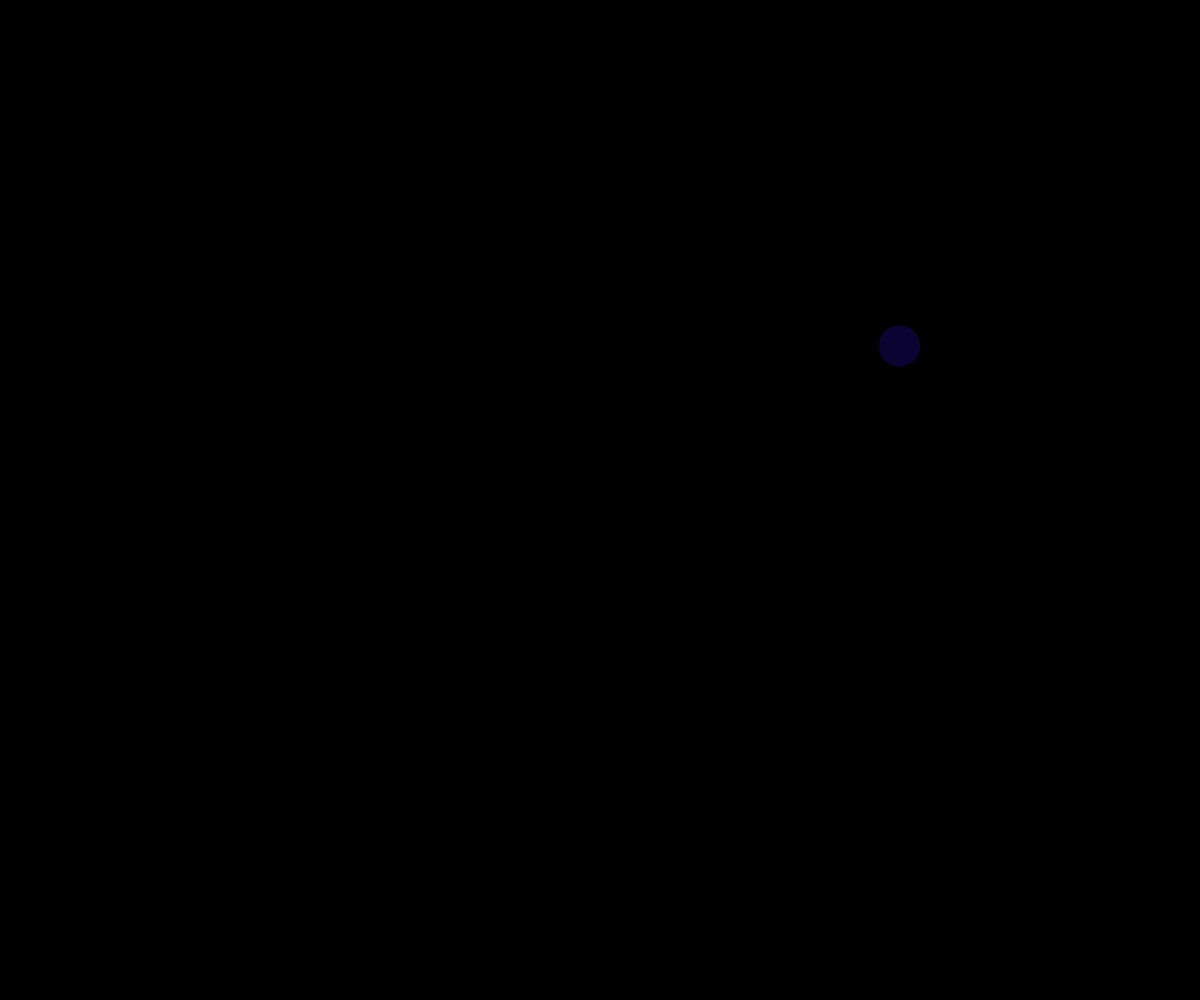
Frame 1 (no input)
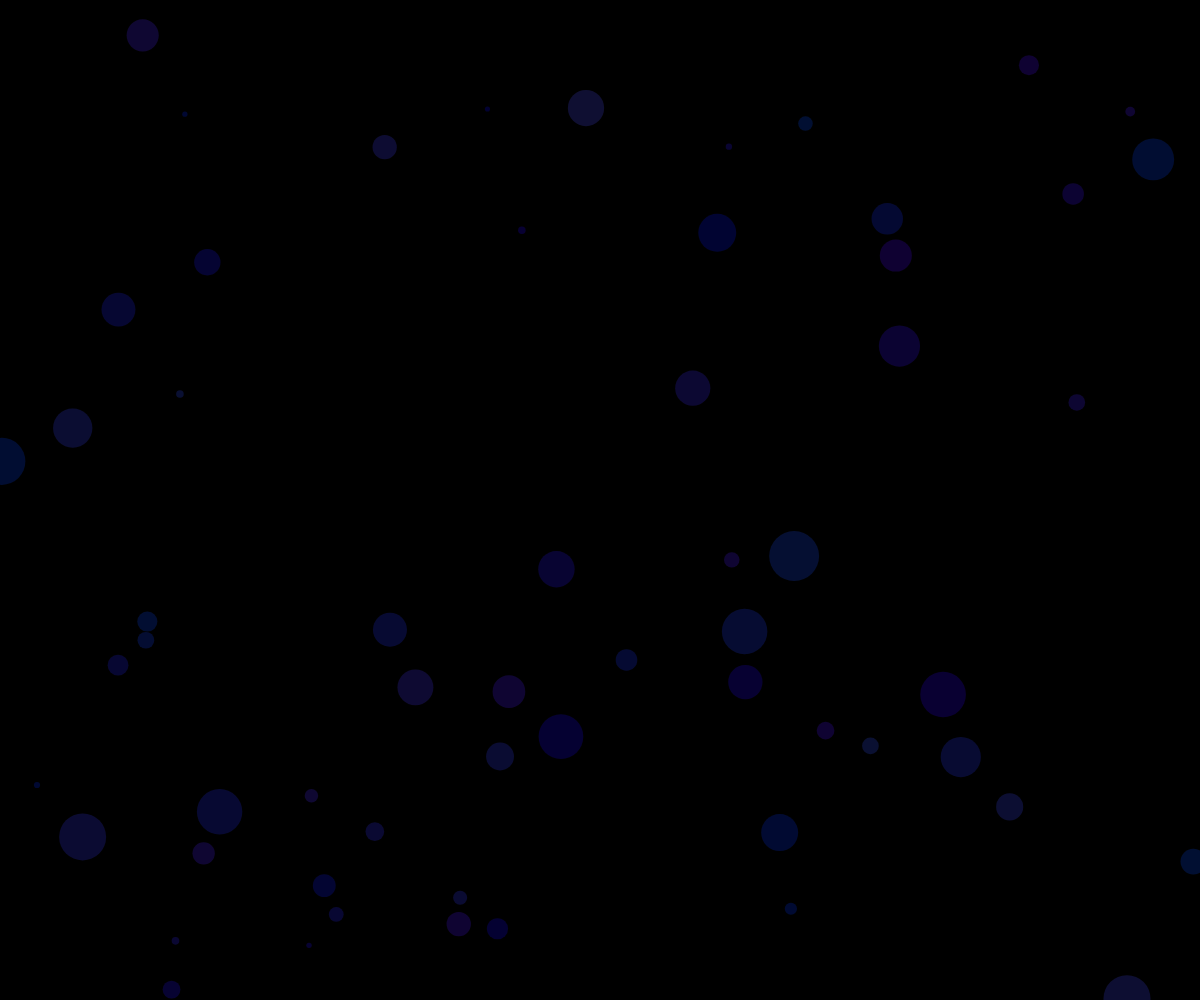
Frame 60 (no input)
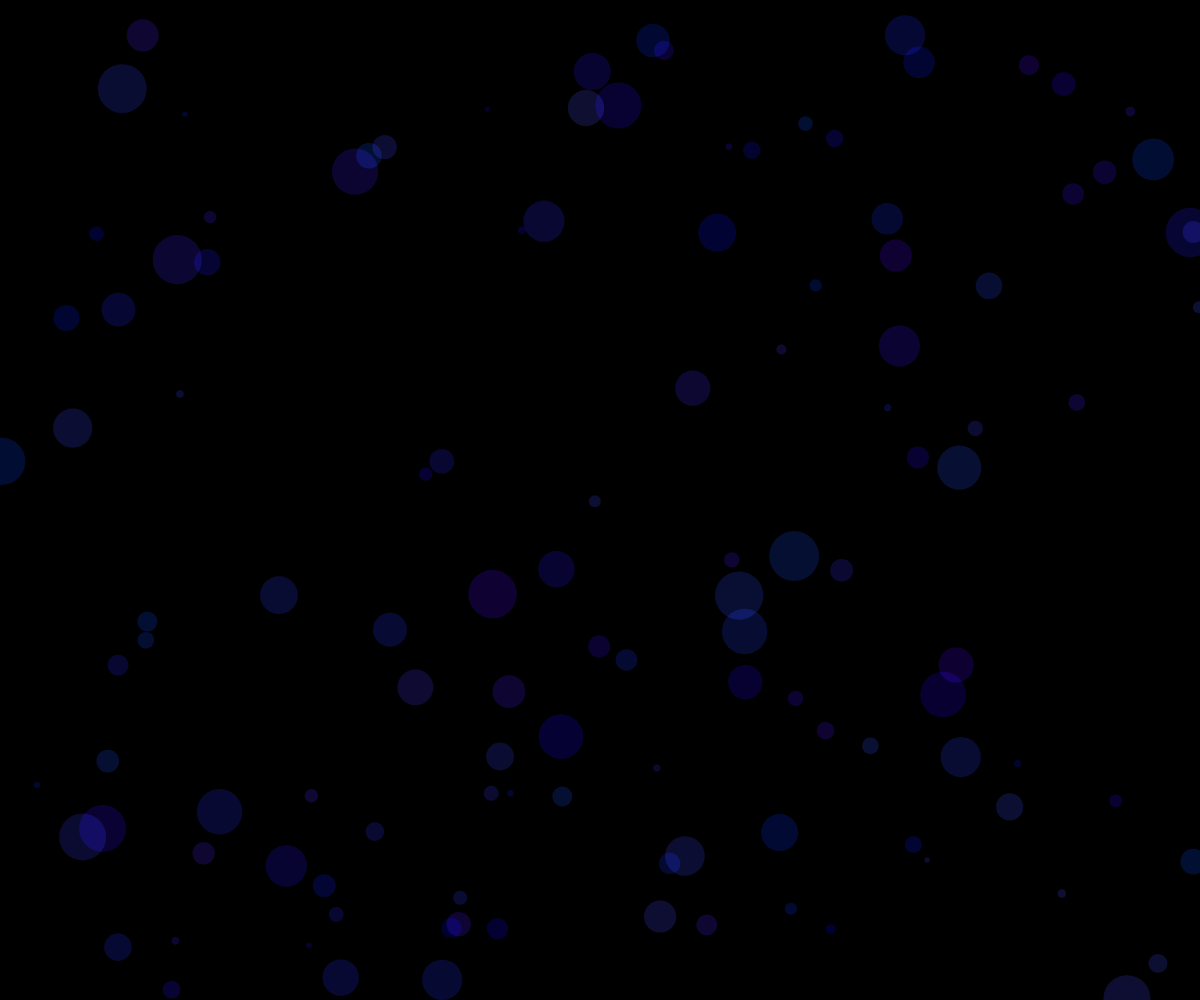
Frame 120 (the mouse pressed at the canvas centre since frame 60)

The p5.js sketch that drew these frames (run headless with seeded random() and noise() and a simulated clock; from frame 60 on, the mouse is pressed at the canvas centre):

// p5.js sketch
// ── sketch.js
var sketch;

// 全体の初期化（最初に一回だけ呼ばれる）
function setup() {
    // キャンバスをつくる
    createCanvas(windowWidth, windowHeight);
    
    // 背景をぬりつぶす
    background(0);
    
    // ブレンドモードの設定
    blendMode(ADD);

}

// 計算と描画
function draw() {
    // 輪郭（りんかく）を消す
    noStroke();
    // ぬりつぶす
    fill(random(80), random(80), 255, 50);
    
    // 円を描く
    ellipse( random(windowWidth),  random(windowHeight), random(5, 50));
}


new p5(sketch, "top");
